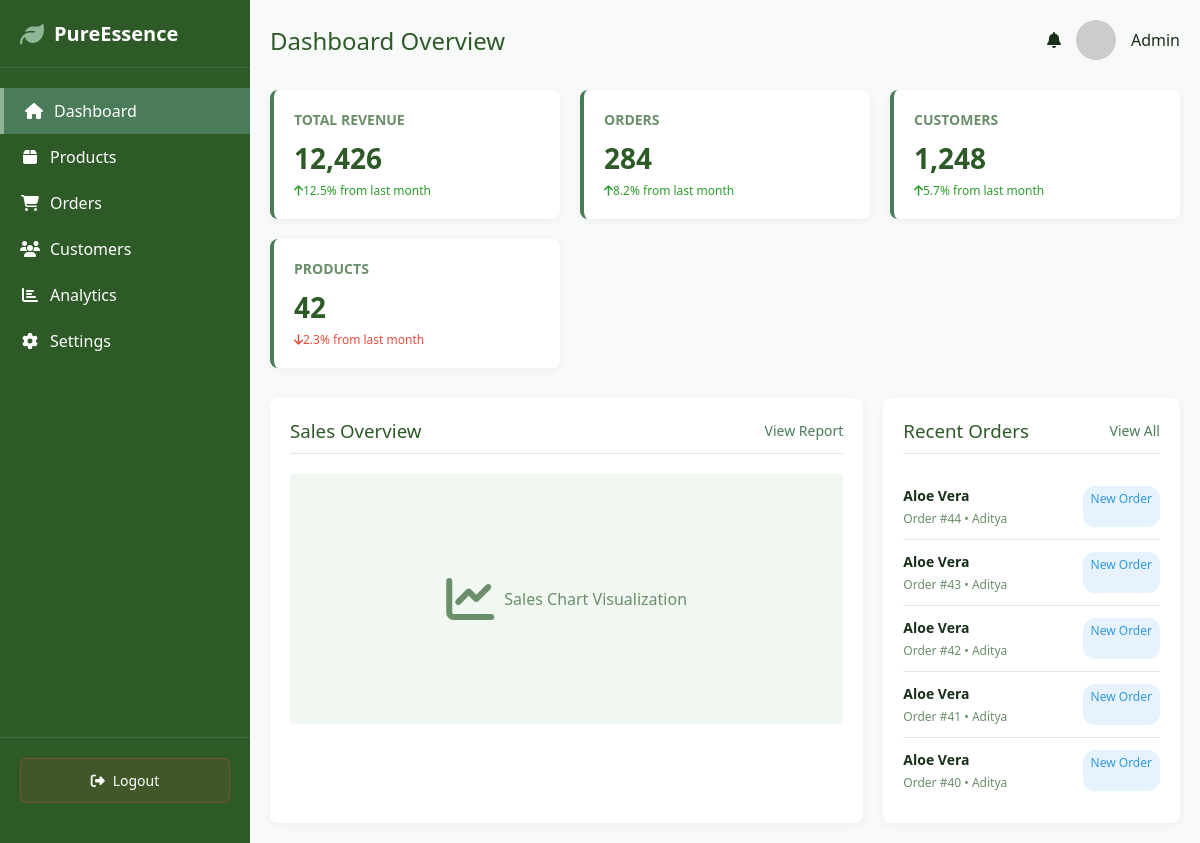
Page /admin_dashboard on the committed database.
### my_cust/models.py (models this page shows, shortened)
class Bookingdetail(models.Model):
    product = models.ForeignKey(Product, on_delete=models.CASCADE, null=True)
    oilSize = models.CharField(max_length=20)
    unitPrice = models.DecimalField(max_digits=10, decimal_places=2)
    quantity = models.IntegerField()
    total_qty = models.DecimalField(max_digits=10, decimal_places=2, default=0)
    total_amount = models.DecimalField(max_digits=12, decimal_places=2, default=0)
    booked_at = models.DateTimeField(default=timezone.now)
    payment_status = models.CharField(
        max_length=20,
        default="Pending",
        choices=[
            ("Pending", "Pending"),
            ("Paid", "Paid"),
            ("Failed", "Failed"),
        ]
    )
    order_status = models.CharField(
        max_length=20,
        default="Pending",
        choices=[
            ("Pending", "Pending"),
            ("Processing", "Processing"),
            ("Shipped", "Shipped"),
            ("Delivered", "Delivered"),
            ("Cancelled", "Cancelled"),
        ]
    )
    payment_method = models.CharField(
        max_length=20,
        null=True,
        blank=True,
        choices=[
            ("Card", "Card"),
            ("UPI", "UPI"),
            ("NetBanking", "NetBanking"),
            ("COD", "Cash on Delivery"),
            ("Wallet", "Wallet"),
        ]
    )
    note = models.TextField(null=True, blank=True)
    custName = models.CharField(max_length=100)
    email = models.EmailField()
    phone = models.CharField(max_length=20)
    alt_phone = models.CharField(max_length=15, null=True, blank=True)
    address = models.TextField(null=True, blank=True)

### my_admin/models.py (models this page shows, shortened)
class Product(models.Model):
    product_name = models.CharField(max_length=100)
    description = models.TextField(blank=True, null=True)
    price = models.FloatField(blank=True, null=True)
    stock = models.IntegerField(blank=True, null=True)
    available = models.BooleanField(blank=True, null=True)
    image = models.ImageField(upload_to='products/', blank=True, null=True)

### my_admin/views.py (the view)
# urls.py: path("admin_dashboard",views.admin_dashboard, name="admin_dashboard"),
def admin_dashboard(request):
    recent_orders = Bookingdetail.objects.order_by('-id')[:5]  # Latest 5 orders
    return render(request, "admin_dashboard.html", {"recent_orders": recent_orders})

### my_admin/templates/admin_dashboard.html (shortened to what this page needs)
<!DOCTYPE html>
<html lang="en">
<head>
    <link rel="stylesheet" href="https://cdnjs.cloudflare.com/ajax/libs/font-awesome/6.4.0/css/all.min.css">
</head>
<body>
    <div class="sidebar">
        <div class="logo">
            <i class="fas fa-leaf"></i>
            <h1>PureEssence</h1>
        </div>
        <ul class="nav-links">
            <li class="active">
                <a href="#">
                    <i class="fas fa-home"></i>
                    <span>Dashboard</span>
                </a>
            </li>
            <li>
                <a href="inventory">
                    <i class="fas fa-box"></i>
                    <span>Products</span>
                </a>
            </li>
            <li>
                <a href="#">
                    <i class="fas fa-shopping-cart"></i>
                    <span>Orders</span>
                </a>
            </li>
            <li>
                <a href="{% url 'customers_list' %}">
                    <i class="fas fa-users"></i>
                    <span>Customers</span>
                </a>
            </li>
            <li>
                <a href="#">
                    <i class="fas fa-chart-bar"></i>
                    <span>Analytics</span>
                </a>
            </li>
            <li>
                <a href="#">
                    <i class="fas fa-cog"></i>
                    <span>Settings</span>
                </a>
            </li>
        </ul>
        <div class="logout-container">
            <button class="logout-btn" id="logoutBtn">
                <i class="fas fa-sign-out-alt"></i>
                <span>Logout</span>
            </button>
        </div>
    </div>
    <div class="main-content">
        <div class="header">
            <h2>Dashboard Overview</h2>
            <div class="user-info">
                <i class="fas fa-bell"></i>
                <img src="https://i.pravatar.cc/40?img=12" alt="Admin User">
                <span>Admin</span>
            </div>
        </div>
        <div class="stats-container">
            <div class="stat-card">
                <h3>TOTAL REVENUE</h3>
                <div class="value">12,426</div>
                <div class="trend up">
                    <i class="fas fa-arrow-up"></i>
                    12.5% from last month
                </div>
            </div>
            <div class="stat-card">
                <h3>ORDERS</h3>
                <div class="value">284</div>
                <div class="trend up">
                    <i class="fas fa-arrow-up"></i>
                    8.2% from last month
                </div>
            </div>
            <div class="stat-card">
                <h3>CUSTOMERS</h3>
                <div class="value">1,248</div>
                <div class="trend up">
                    <i class="fas fa-arrow-up"></i>
                    5.7% from last month
                </div>
            </div>
            <div class="stat-card">
                <h3>PRODUCTS</h3>
                <div class="value">42</div>
                <div class="trend down">
                    <i class="fas fa-arrow-down"></i>
                    2.3% from last month
                </div>
            </div>
        </div>
        <div class="dashboard-content">
            <div class="chart-container">
                <div class="section-header">
                    <h3>Sales Overview</h3>
                    <a href="#">View Report</a>
                </div>
                <div class="chart-placeholder">
                    <i class="fas fa-chart-line" style="font-size: 48px; margin-right: 10px;"></i>
                    Sales Chart Visualization
                </div>
            </div>
            <div class="recent-orders">
                <div class="section-header">
                    <h3>Recent Orders</h3>
                    <a href="#">View All</a>
                </div>
                <ul class="order-list">
              {% for order in recent_orders %}
            <li class="order-item">
           <div class="order-info">
            <h4>{{ order.product.product_name }}</h4>
            <p>Order #{{ order.id }} • {{ order.custName }}</p>
           </div>
        <div class="order-status status-processing">
            New Order
        </div>
        </li>
       {% empty %}
       <p>No recent orders found.</p>
       {% endfor %}
       </ul>
            </div>
        </div>
    </div>
</body>
</html>

### my_admin/templates/admin_dashboard.html (style rules this page uses)
:root { --primary-green: #2d5a27; --secondary-green: #4a7c59; --light-green: #8db596; --background: #f8faf9; --card-bg: #ffffff; --text-dark: #1a2f1a; --text-light: #6b8e6b; --border-color: #e1e8e1; --logout-red: #e74c3c; }
* { margin: 0; padding: 0; box-sizing: border-box; font-family: 'Segoe UI', Tahoma, Geneva, Verdana, sans-serif; }
body { background-color: var(--background); color: var(--text-dark); display: flex; min-height: 100vh; }
.sidebar { width: 250px; background-color: var(--primary-green); color: white; padding: 20px 0; transition: all 0.3s; display: flex; flex-direction: column; }
.logo { display: flex; align-items: center; padding: 0 20px 20px; border-bottom: 1px solid rgba(255, 255, 255, 0.1); margin-bottom: 20px; }
.logo i { font-size: 24px; margin-right: 10px; color: var(--light-green); }
.logo h1 { font-size: 20px; font-weight: 600; }
.nav-links { list-style: none; flex-grow: 1; }
.nav-links li { padding: 12px 20px; transition: all 0.3s; }
.nav-links li.active { background-color: var(--secondary-green); border-left: 4px solid var(--light-green); }
.nav-links a { color: white; text-decoration: none; display: flex; align-items: center; }
.nav-links i { margin-right: 10px; width: 20px; text-align: center; }
.logout-container { padding: 20px; border-top: 1px solid rgba(255, 255, 255, 0.1); }
.logout-btn { display: flex; align-items: center; justify-content: center; width: 100%; padding: 12px; background-color: rgba(231, 76, 60, 0.1); color: white; border: 1px solid rgba(231, 76, 60, 0.3); border-radius: 6px; cursor: pointer; transition: all 0.3s; font-size: 14px; }
.logout-btn i { margin-right: 8px; }
.main-content { flex: 1; padding: 20px; overflow-y: auto; }
.header { display: flex; justify-content: space-between; align-items: center; margin-bottom: 30px; }
.header h2 { font-weight: 500; color: var(--primary-green); }
.user-info { display: flex; align-items: center; gap: 15px; }
.user-info img { width: 40px; height: 40px; border-radius: 50%; object-fit: cover; }
.stats-container { display: grid; grid-template-columns: repeat(auto-fit, minmax(240px, 1fr)); gap: 20px; margin-bottom: 30px; }
.stat-card { background-color: var(--card-bg); border-radius: 8px; padding: 20px; box-shadow: 0 2px 10px rgba(0, 0, 0, 0.05); border-left: 4px solid var(--secondary-green); }
.stat-card h3 { font-size: 14px; color: var(--text-light); margin-bottom: 10px; }
.stat-card .value { font-size: 28px; font-weight: 600; color: var(--primary-green); margin-bottom: 5px; }
.stat-card .trend { font-size: 12px; color: var(--text-light); display: flex; align-items: center; }
.trend.up { color: #2d9d2d; }
.trend.down { color: #e74c3c; }
.dashboard-content { display: grid; grid-template-columns: 2fr 1fr; gap: 20px; }
.chart-container, .recent-orders { background-color: var(--card-bg); border-radius: 8px; padding: 20px; box-shadow: 0 2px 10px rgba(0, 0, 0, 0.05); }
.section-header { display: flex; justify-content: space-between; align-items: center; margin-bottom: 20px; padding-bottom: 10px; border-bottom: 1px solid var(--border-color); }
.section-header h3 { font-weight: 500; color: var(--primary-green); }
.section-header a { color: var(--secondary-green); text-decoration: none; font-size: 14px; }
.chart-placeholder { height: 250px; background-color: #f1f7f1; border-radius: 4px; display: flex; align-items: center; justify-content: center; color: var(--text-light); }
.order-list { list-style: none; }
.order-item { display: flex; justify-content: space-between; padding: 12px 0; border-bottom: 1px solid var(--border-color); }
.order-item:last-child { border-bottom: none; }
.order-info h4 { font-size: 14px; margin-bottom: 5px; }
.order-info p { font-size: 12px; color: var(--text-light); }
.order-status { font-size: 12px; padding: 4px 8px; border-radius: 12px; }
.status-processing { background-color: #e6f3ff; color: #3498db; }

### rows in the picture
Bookingdetail: product.product_name "Aloe Vera", id "44", custName "Aditya"
Bookingdetail: product.product_name "Aloe Vera", id "43", custName "Aditya"
Bookingdetail: product.product_name "Aloe Vera", id "42", custName "Aditya"
Bookingdetail: product.product_name "Aloe Vera", id "41", custName "Aditya"
Bookingdetail: product.product_name "Aloe Vera", id "40", custName "Aditya"
